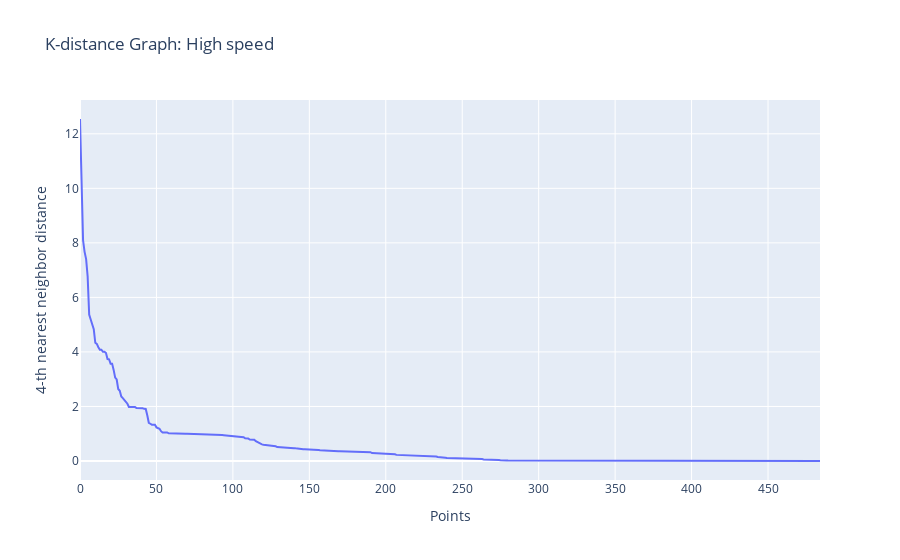

The code cell stored with this chart in its notebook:
### Code cell
# cause_to_analyze = ['High speed', 'Alcohol', 'Animals', 'Major traffic offense', 'Pedestrian involved']
# cause_to_analyze = ['High speed', 'Alcohol', 'Animals']
cause_to_analyze = ['High speed']
min_pts = 4
eps = 0.5
tuning_df = launch('City', 'BRASILIA', cause_to_analyze, min_pts, eps)

### Figure 1 — Plotly figure (JSON) as saved in the notebook; plotly's stock layout.template omitted (floating-point values rounded to 4 significant figures; data arrays with more than 128 entries replaced by an {"elided": "..."} marker saying what was removed)
{"data": [{"hovertemplate": "Points=%{x}<br>4-th nearest neighbor distance=%{y}<extra></extra>", "legendgroup": "", "line": {"color": "#636efa", "dash": "solid"}, "marker": {"symbol": "circle"}, "mode": "lines", "name": "", "orientation": "v", "showlegend": false, "type": "scatter", "x": {"elided": "485 int values"}, "xaxis": "x", "y": {"elided": "485 float values"}, "yaxis": "y"}], "layout": {"legend": {"tracegroupgap": 0}, "title": {"text": "K-distance Graph: High speed"}, "xaxis": {"anchor": "y", "domain": [0, 1], "title": {"text": "Points"}}, "yaxis": {"anchor": "x", "domain": [0, 1], "title": {"text": "4-th nearest neighbor distance"}}}}
